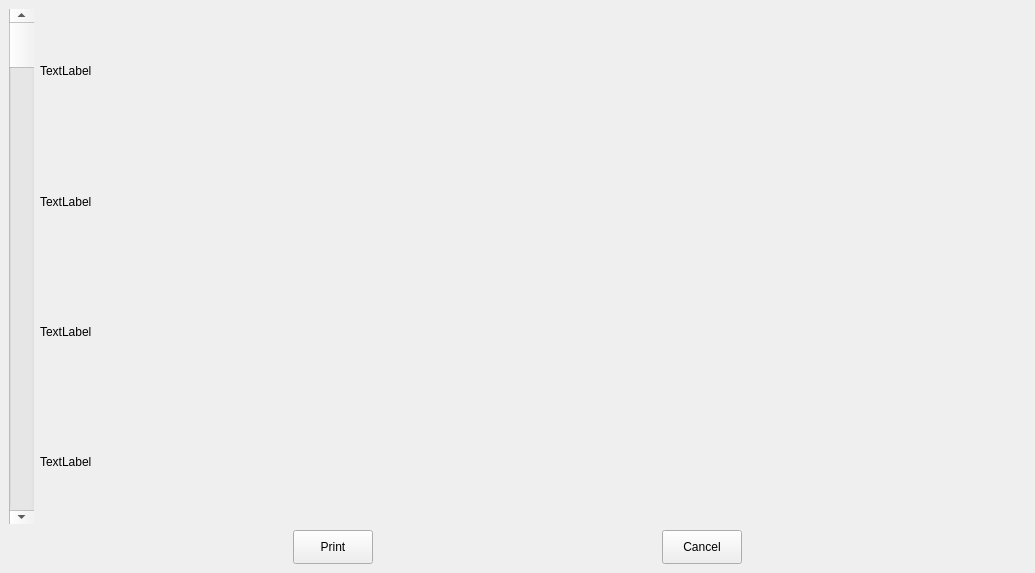
<?xml version="1.0" encoding="UTF-8"?>
<ui version="4.0">
 <class>SSExplorer</class>
 <widget class="QDockWidget" name="SSExplorer">
  <property name="geometry">
   <rect>
    <x>0</x>
    <y>0</y>
    <width>1035</width>
    <height>573</height>
   </rect>
  </property>
  <property name="sizePolicy">
   <sizepolicy hsizetype="Preferred" vsizetype="Preferred">
    <horstretch>1</horstretch>
    <verstretch>1</verstretch>
   </sizepolicy>
  </property>
  <property name="floating">
   <bool>true</bool>
  </property>
  <property name="windowTitle">
   <string>DockWidget</string>
  </property>
  <widget class="QWidget" name="dockWidgetContents">
   <property name="sizePolicy">
    <sizepolicy hsizetype="Expanding" vsizetype="Expanding">
     <horstretch>0</horstretch>
     <verstretch>0</verstretch>
    </sizepolicy>
   </property>
   <layout class="QGridLayout" name="gridLayout_3">
    <property name="sizeConstraint">
     <enum>QLayout::SetDefaultConstraint</enum>
    </property>
    <item row="0" column="0">
     <layout class="QVBoxLayout" name="verticalLayout_6" stretch="15,1">
      <item>
       <layout class="QHBoxLayout" name="horizontalLayout_3" stretch="1,10,30">
        <item>
         <widget class="QScrollBar" name="verticalScrollBar">
          <property name="sizePolicy">
           <sizepolicy hsizetype="Preferred" vsizetype="Preferred">
            <horstretch>0</horstretch>
            <verstretch>0</verstretch>
           </sizepolicy>
          </property>
          <property name="orientation">
           <enum>Qt::Vertical</enum>
          </property>
         </widget>
        </item>
        <item>
         <layout class="QVBoxLayout" name="verticalLayout_7">
          <item>
           <widget class="QLabel" name="smallImg0">
            <property name="text">
             <string>TextLabel</string>
            </property>
           </widget>
          </item>
          <item>
           <widget class="QLabel" name="smallImg1">
            <property name="text">
             <string>TextLabel</string>
            </property>
           </widget>
          </item>
          <item>
           <widget class="QLabel" name="smallImg2">
            <property name="text">
             <string>TextLabel</string>
            </property>
           </widget>
          </item>
          <item>
           <widget class="QLabel" name="smallImg3">
            <property name="text">
             <string>TextLabel</string>
            </property>
           </widget>
          </item>
         </layout>
        </item>
        <item>
         <widget class="QLabel" name="largeImg">
          <property name="sizePolicy">
           <sizepolicy hsizetype="Preferred" vsizetype="Preferred">
            <horstretch>0</horstretch>
            <verstretch>0</verstretch>
           </sizepolicy>
          </property>
          <property name="text">
           <string/>
          </property>
         </widget>
        </item>
       </layout>
      </item>
      <item>
       <layout class="QHBoxLayout" name="horizontalLayout_4">
        <item>
         <spacer name="horizontalSpacer">
          <property name="orientation">
           <enum>Qt::Horizontal</enum>
          </property>
          <property name="sizeHint" stdset="0">
           <size>
            <width>40</width>
            <height>20</height>
           </size>
          </property>
         </spacer>
        </item>
        <item>
         <widget class="QPushButton" name="printBtn">
          <property name="sizePolicy">
           <sizepolicy hsizetype="Preferred" vsizetype="Preferred">
            <horstretch>0</horstretch>
            <verstretch>0</verstretch>
           </sizepolicy>
          </property>
          <property name="text">
           <string>Print</string>
          </property>
         </widget>
        </item>
        <item>
         <spacer name="horizontalSpacer_3">
          <property name="orientation">
           <enum>Qt::Horizontal</enum>
          </property>
          <property name="sizeHint" stdset="0">
           <size>
            <width>40</width>
            <height>20</height>
           </size>
          </property>
         </spacer>
        </item>
        <item>
         <widget class="QPushButton" name="cancelBtn">
          <property name="sizePolicy">
           <sizepolicy hsizetype="Preferred" vsizetype="Preferred">
            <horstretch>0</horstretch>
            <verstretch>0</verstretch>
           </sizepolicy>
          </property>
          <property name="text">
           <string>Cancel</string>
          </property>
         </widget>
        </item>
        <item>
         <spacer name="horizontalSpacer_2">
          <property name="orientation">
           <enum>Qt::Horizontal</enum>
          </property>
          <property name="sizeHint" stdset="0">
           <size>
            <width>40</width>
            <height>20</height>
           </size>
          </property>
         </spacer>
        </item>
       </layout>
      </item>
     </layout>
    </item>
   </layout>
  </widget>
 </widget>
 <resources/>
 <connections/>
</ui>
